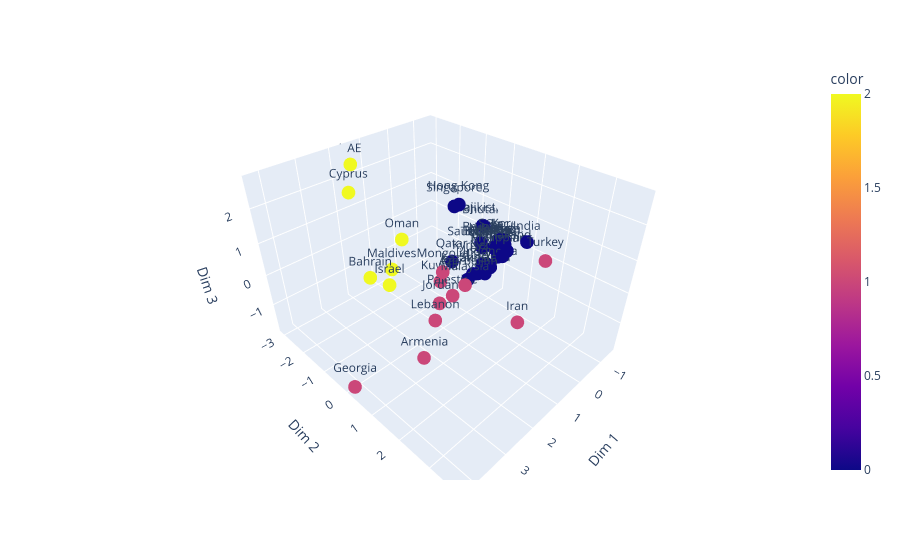

Here is the notebook cell this chart was saved with:
### Code cell
# Graphique 3D de l'ACP.  Clustering Inclus. 
fig = px.scatter_3d(dim_pca_df_base, x='Dim 1', y='Dim 2', z='Dim 3', text = 'Country', color = group)
fig.show()

### Figure 1 — Plotly figure (JSON) as saved in the notebook; plotly's stock layout.template omitted (floating-point values rounded to 4 significant figures)
{"data": [{"hovertemplate": "Dim 1=%{x}<br>Dim 2=%{y}<br>Dim 3=%{z}<br>Country=%{text}<br>color=%{marker.color}<extra></extra>", "legendgroup": "", "marker": {"color": [0, 0, 0, 2, 1, 0, 0, 0, 0, 0, 0, 0, 0, 0, 0, 0, 1, 0, 2, 0, 0, 1, 2, 1, 0, 1, 0, 0, 1, 0, 1, 0, 2, 0, 1, 0, 0, 0, 1, 2, 0, 0, 0, 0, 0, 2, 0, 1, 0], "coloraxis": "coloraxis", "symbol": "circle"}, "mode": "markers+text", "name": "", "scene": "scene", "showlegend": false, "text": ["Yemen", "Vietnam", "Uzbekistan", "UAE", "Turkey", "Timor-Leste", "Thailand", "Tajikistan", "Taiwan", "Syria", "Sri Lanka", "Singapore", "Saudi Arabia", "S. Korea", "Qatar", "Philippines", "Palestine", "Pakistan", "Oman", "Nepal", "Myanmar", "Mongolia", "Maldives", "Malaysia", "Macao", "Lebanon", "Laos", "Kyrgyzstan", "Kuwait", "Kazakhstan", "Jordan", "Japan", "Israel", "Iraq", "Iran", "Indonesia", "India", "Hong Kong", "Georgia", "Cyprus", "China", "Cambodia", "Brunei", "Bhutan", "Bangladesh", "Bahrain", "Azerbaijan", "Armenia", "Afghanistan"], "type": "scatter3d", "x": [-1.455, -0.9742, -1.4, 1.527, 2.124, -1.19, -0.5592, -1.213, -1.428, -1.319, -0.2727, -0.4563, -0.8353, -1.243, 0.1633, -0.4553, 0.7659, -1.179, 1.219, -0.6059, -0.9076, 0.7342, 1.806, 1.026, -1.49, 1.558, -1.408, -0.5934, 0.759, 0.1533, 1.186, -1.092, 2.227, 0.07404, 2.221, -0.5785, -0.1279, -0.8129, 4.242, 2.07, -1.51, -1.213, -0.8747, -1.19, -1.154, 2.448, 0.1059, 2.328, -1.196], "y": [-0.0083, 0.1926, -0.03111, -3.038, 3.74, -0.084, 0.8762, -0.5302, -0.126, 0.09375, 0.3853, -1.02, -0.2268, 0.1265, -0.4913, 0.8142, 0.126, 0.318, -1.409, 0.1415, 0.3082, -0.2973, -1.185, 0.8116, -0.0319, 0.2397, 0.1006, 0.01023, -0.3656, 0.3063, 0.03297, 0.01595, -0.801, 0.4265, 3.347, 0.3211, 1.779, -1.177, 0.09684, -2.462, -0.07792, -0.006679, -0.3192, -0.5579, 0.07948, -1.33, 0.0881, 0.5915, 0.2066], "z": [-0.1824, 0.04703, -0.1565, 2.335, 2.726, -0.2246, 0.3879, 0.3127, -0.0829, -0.1942, -0.4685, 1.073, -0.1277, 0.1201, -0.2687, 0.2344, -0.8358, 0.05989, 0.5313, -0.4175, -0.2359, -0.2564, -0.07568, 0.03428, -0.1743, -1.193, 0.02376, -0.4815, -0.6045, -0.3084, -0.9221, -0.1628, -0.1836, -0.267, 1.07, -0.4387, 1.264, 0.9393, -1.83, 1.89, -0.104, -0.2223, -0.02154, 0.3346, -0.2263, -0.1015, -0.6377, -1.82, -0.1577]}], "layout": {"coloraxis": {"colorbar": {"title": {"text": "color"}}, "colorscale": [[0, "#0d0887"], [0.1111, "#46039f"], [0.2222, "#7201a8"], [0.3333, "#9c179e"], [0.4444, "#bd3786"], [0.5556, "#d8576b"], [0.6667, "#ed7953"], [0.7778, "#fb9f3a"], [0.8889, "#fdca26"], [1, "#f0f921"]]}, "legend": {"tracegroupgap": 0}, "margin": {"t": 60}, "scene": {"domain": {"x": [0, 1], "y": [0, 1]}, "xaxis": {"title": {"text": "Dim 1"}}, "yaxis": {"title": {"text": "Dim 2"}}, "zaxis": {"title": {"text": "Dim 3"}}}}}
